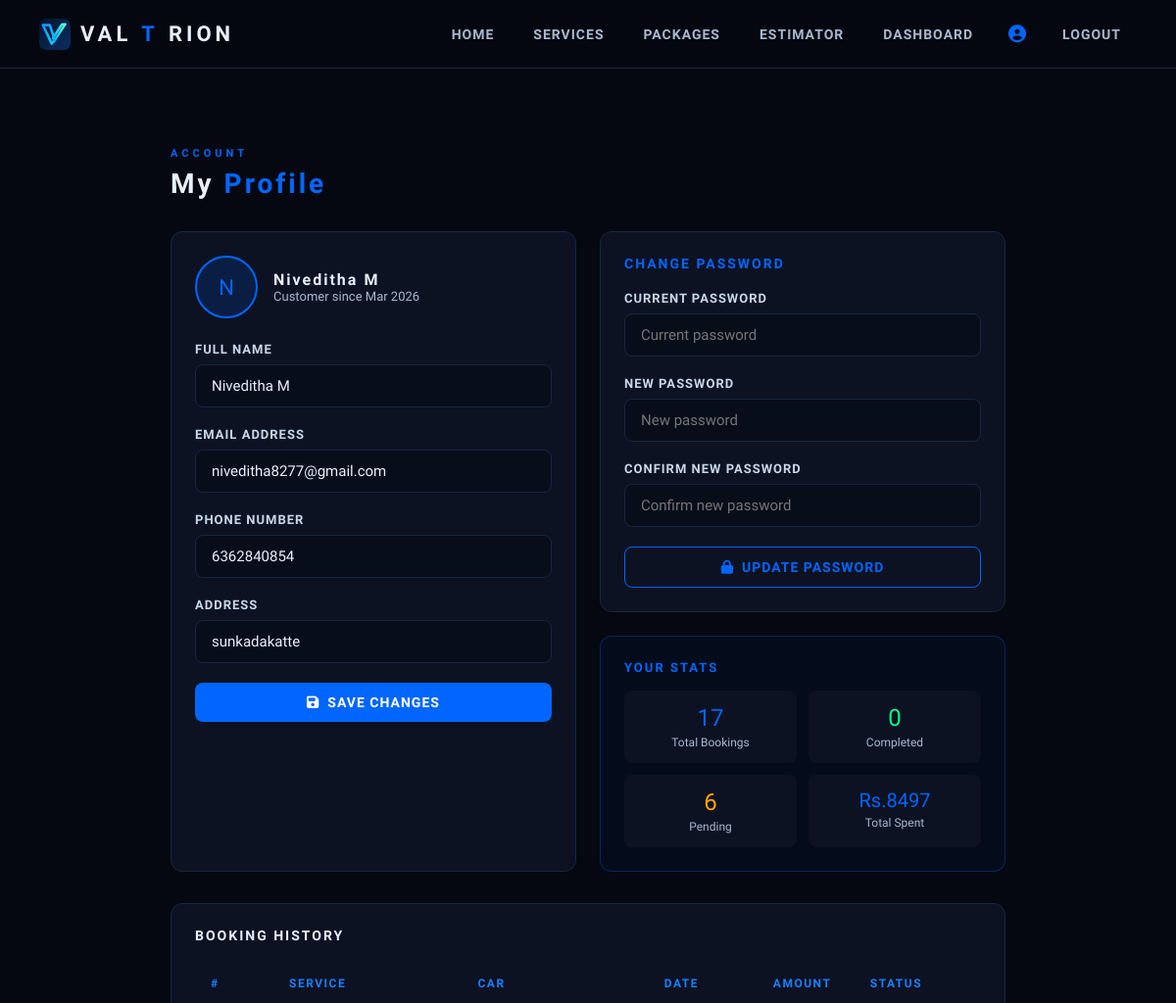
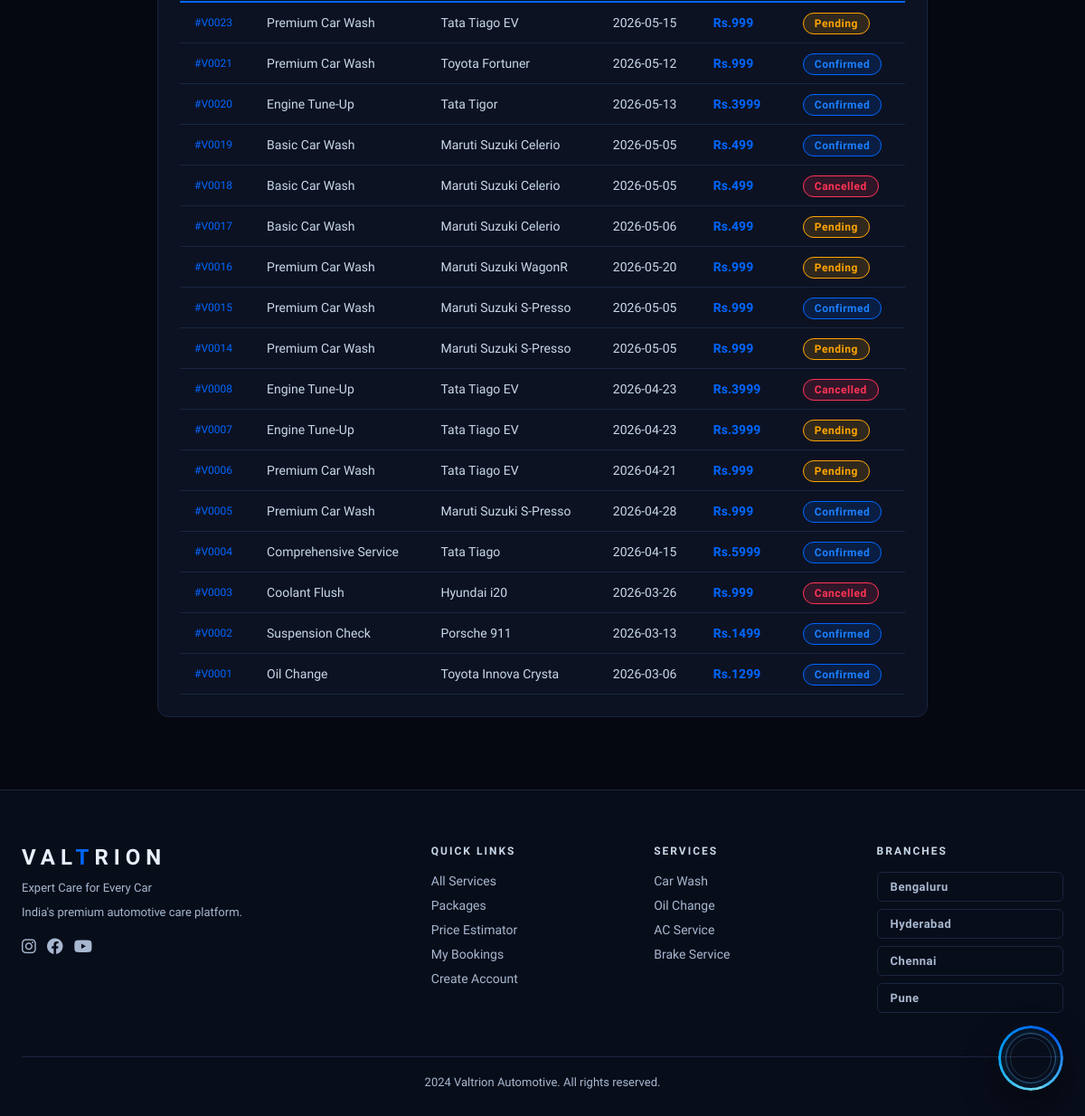
The page /profile (signed in) on the database its author committed (2 pictures, top to bottom).
### app/models.py (models this page shows)
class User(db.Model, UserMixin):
    id            = db.Column(db.Integer, primary_key=True)
    name          = db.Column(db.String(100), nullable=False)
    email         = db.Column(db.String(120), unique=True, nullable=False)
    phone         = db.Column(db.String(15), nullable=False)
    password      = db.Column(db.String(200), nullable=False)
    role          = db.Column(db.String(20), default='customer')
    address       = db.Column(db.String(300))
    created_at    = db.Column(db.DateTime, default=datetime.utcnow)
    bookings      = db.relationship('Booking', backref='customer', lazy=True)
    messages      = db.relationship('ChatMessage', backref='user_ref', lazy=True)

class Booking(db.Model):
    id               = db.Column(db.Integer, primary_key=True)
    user_id          = db.Column(db.Integer, db.ForeignKey('user.id'), nullable=False)
    service_id       = db.Column(db.Integer, db.ForeignKey('service.id'), nullable=False)
    mechanic_id      = db.Column(db.Integer, db.ForeignKey('mechanic.id'), nullable=True)
    customer_name    = db.Column(db.String(100))
    customer_phone   = db.Column(db.String(15))
    car_brand        = db.Column(db.String(50))
    car_model        = db.Column(db.String(50))
    car_number       = db.Column(db.String(20))
    fuel_type        = db.Column(db.String(20))
    pickup_address   = db.Column(db.String(200))
    preferred_date   = db.Column(db.String(50))
    status           = db.Column(db.String(30), default='Pending')
    total_amount     = db.Column(db.Float)
    payment_status   = db.Column(db.String(20), default='Unpaid')
    payment_method   = db.Column(db.String(30))
    payment_ref      = db.Column(db.String(100))
    created_at       = db.Column(db.DateTime, default=datetime.utcnow)
    service          = db.relationship('Service', backref='bookings')
    mechanic         = db.relationship('Mechanic', backref='bookings')

class Service(db.Model):
    id          = db.Column(db.Integer, primary_key=True)
    name        = db.Column(db.String(100), nullable=False)
    description = db.Column(db.Text)
    price       = db.Column(db.Float, nullable=False)
    duration    = db.Column(db.String(50))
    category    = db.Column(db.String(50))
    icon        = db.Column(db.String(100))
    is_active   = db.Column(db.Boolean, default=True)

### app/routes/profile.py (the view)
@profile.route('/profile')
@login_required
def view_profile():
    bookings = Booking.query.filter_by(user_id=current_user.id).order_by(Booking.created_at.desc()).all()
    return render_template('profile.html', user=current_user, bookings=bookings)

### app/models.py (called while the page is built)
@login_manager.user_loader
def load_user(user_id):
    return User.query.get(int(user_id))

### app/templates/profile.html (shortened to what this page needs)
{% extends 'base.html' %}
{% block content %}
<section class="section">
<div class="container" style="max-width:900px;">
    <div style="margin-bottom:32px;">
        <p class="section-label">ACCOUNT</p>
        <h2 class="section-title">My <span>Profile</span></h2>
    </div>
    <div style="display:grid;grid-template-columns:1fr 1fr;gap:24px;margin-bottom:32px;">
        <div class="card">
            <div style="display:flex;align-items:center;gap:16px;margin-bottom:24px;">
                <div style="width:64px;height:64px;background:rgba(0,102,255,0.15);border:2px solid var(--blue);border-radius:50%;display:flex;align-items:center;justify-content:center;font-family:'Orbitron';font-size:22px;color:var(--blue);">
                    {{ user.name[0].upper() }}
                </div>
                <div>
                    <h3 style="font-family:'Orbitron';font-size:16px;letter-spacing:2px;">{{ user.name }}</h3>
                    <p style="color:var(--silver);font-size:13px;">Customer since {{ user.created_at.strftime('%b %Y') }}</p>
                </div>
            </div>
            <div class="form-group">
                <label class="form-label">Full Name</label>
                <input type="text" id="p_name" class="form-control" value="{{ user.name }}">
            </div>
            <div class="form-group">
                <label class="form-label">Email Address</label>
                <input type="email" id="p_email" class="form-control" value="{{ user.email }}">
            </div>
            <div class="form-group">
                <label class="form-label">Phone Number</label>
                <input type="tel" id="p_phone" class="form-control" value="{{ user.phone }}">
            </div>
            <div class="form-group">
                <label class="form-label">Address</label>
                <input type="text" id="p_address" class="form-control" value="{{ user.address or '' }}" placeholder="Your home/office address">
            </div>
            <button class="btn btn-primary" style="width:100%;justify-content:center;" onclick="saveProfile()">
                <i class="fa fa-save"></i> Save Changes
            </button>
        </div>
        <div>
            <div class="card" style="margin-bottom:24px;">
                <h3 style="font-family:'Orbitron';font-size:14px;letter-spacing:2px;margin-bottom:20px;color:var(--blue);">CHANGE PASSWORD</h3>
                <div class="form-group">
                    <label class="form-label">Current Password</label>
                    <input type="password" id="p_cur" class="form-control" placeholder="Current password">
                </div>
                <div class="form-group">
                    <label class="form-label">New Password</label>
                    <input type="password" id="p_new" class="form-control" placeholder="New password">
                </div>
                <div class="form-group">
                    <label class="form-label">Confirm New Password</label>
                    <input type="password" id="p_cnf" class="form-control" placeholder="Confirm new password">
                </div>
                <button class="btn btn-outline" style="width:100%;justify-content:center;" onclick="changePassword()">
                    <i class="fa fa-lock"></i> Update Password
                </button>
            </div>
            <div class="card" style="background:rgba(0,102,255,0.05);border-color:rgba(0,102,255,0.3);">
                <h3 style="font-family:'Orbitron';font-size:13px;letter-spacing:2px;margin-bottom:16px;color:var(--blue);">YOUR STATS</h3>
                <div style="display:grid;grid-template-columns:1fr 1fr;gap:12px;">
                    <div style="text-align:center;padding:14px;background:var(--card);border-radius:8px;">
                        <div style="font-family:'Orbitron';font-size:24px;color:var(--blue);">{{ bookings|length }}</div>
                        <div style="color:var(--silver);font-size:12px;margin-top:4px;">Total Bookings</div>
                    </div>
                    <div style="text-align:center;padding:14px;background:var(--card);border-radius:8px;">
                        <div style="font-family:'Orbitron';font-size:24px;color:var(--green);">{{ bookings|selectattr('status','eq','Completed')|list|length }}</div>
                        <div style="color:var(--silver);font-size:12px;margin-top:4px;">Completed</div>
                    </div>
                    <div style="text-align:center;padding:14px;background:var(--card);border-radius:8px;">
                        <div style="font-family:'Orbitron';font-size:24px;color:orange;">{{ bookings|selectattr('status','eq','Pending')|list|length }}</div>
                        <div style="color:var(--silver);font-size:12px;margin-top:4px;">Pending</div>
                    </div>
                    <div style="text-align:center;padding:14px;background:var(--card);border-radius:8px;">
                        <div style="font-family:'Orbitron';font-size:20px;color:var(--blue);">Rs.{{ bookings|selectattr('payment_status','eq','Paid')|sum(attribute='total_amount')|int }}</div>
                        <div style="color:var(--silver);font-size:12px;margin-top:4px;">Total Spent</div>
                    </div>
                </div>
            </div>
        </div>
    </div>
    <div class="card">
        <h3 style="font-family:'Orbitron';font-size:14px;letter-spacing:2px;margin-bottom:20px;">BOOKING HISTORY</h3>
        {% if bookings %}
        <div style="overflow-x:auto;">
        <table class="vt">
            <thead><tr><th>#</th><th>Service</th><th>Car</th><th>Date</th><th>Amount</th><th>Status</th></tr></thead>
            <tbody>
            {% for b in bookings %}
            <tr>
                <td style="color:var(--blue);font-family:'Orbitron';font-size:12px;">#V{{ "%04d"|format(b.id) }}</td>
                <td>{{ b.service.name }}</td>
                <td>{{ b.car_brand }} {{ b.car_model }}</td>
                <td>{{ b.preferred_date[:10] if b.preferred_date else '-' }}</td>
                <td style="color:var(--blue);font-weight:700;">Rs.{{ b.total_amount|int }}</td>
                <td><span class="badge badge-{{ b.status.lower() }}">{{ b.status }}</span></td>
            </tr>
            {% endfor %}
            </tbody>
        </table>
        </div>
        {% else %}
        <p style="color:var(--silver);text-align:center;padding:20px;">No bookings yet. <a href="{{ url_for('main.services') }}" style="color:var(--blue);">Book a service</a></p>
        {% endif %}
    </div>
</div>
</section>
{% endblock %}

### app/templates/base.html (style rules this page uses)
:root { --black: #050810; --dark: #080d1a; --card: #0c1222; --border: #1a2540; --blue: #0066FF; --blue-bright: #1a7fff; --blue-glow: rgba(0,102,255,0.3); --silver: #a8b8d0; --silver-light: #c8d8e8; --white: #e8f0ff; --green: #00ff88; --red: #ff3355; }
* { margin:0; padding:0; box-sizing:border-box; }
html { scroll-behavior:smooth; }
body { background:var(--black); color:var(--white); font-family:'Rajdhani',sans-serif; font-size:16px; overflow-x:hidden; }
.btn { display:inline-flex; align-items:center; gap:8px; padding:12px 28px; border-radius:8px; font-family:'Rajdhani',sans-serif; font-weight:700; font-size:14px; letter-spacing:1px; text-transform:uppercase; cursor:pointer; border:none; transition:all 0.3s; text-decoration:none; }
.btn-primary { background:var(--blue); color:white; }
.btn-outline { background:transparent; color:var(--blue); border:1px solid var(--blue); }
.card { background:var(--card); border:1px solid var(--border); border-radius:12px; padding:24px; transition:all 0.3s; }
.section { padding:80px 0; }
.container { max-width:1200px; margin:0 auto; padding:0 24px; }
.section-title { font-family:'Orbitron',monospace; font-size:28px; font-weight:700; letter-spacing:3px; color:var(--white); margin-bottom:8px; }
.section-title span { color:var(--blue); }
.section-label { font-size:11px; letter-spacing:4px; color:var(--blue); text-transform:uppercase; font-weight:700; margin-bottom:8px; }
.form-group { margin-bottom:20px; }
.form-label { display:block; color:var(--silver-light); font-size:13px; font-weight:600; letter-spacing:1px; text-transform:uppercase; margin-bottom:8px; }
.form-control { width:100%; background:var(--dark); border:1px solid var(--border); border-radius:8px; padding:12px 16px; color:var(--white); font-family:'Rajdhani'; font-size:15px; transition:border 0.3s; }
.badge { padding:4px 12px; border-radius:20px; font-size:12px; font-weight:700; letter-spacing:0.5px; }
.badge-pending { background:rgba(255,165,0,0.15); color:orange; border:1px solid orange; }
.badge-confirmed { background:rgba(0,102,255,0.15); color:var(--blue-bright); border:1px solid var(--blue); }
.badge-cancelled { background:rgba(255,51,85,0.15); color:var(--red); border:1px solid var(--red); }
.vt { width:100%; border-collapse:collapse; }
.vt thead tr { border-bottom:2px solid var(--blue); }
.vt th { padding:14px 16px; text-align:left; font-size:12px; letter-spacing:1.5px; text-transform:uppercase; color:var(--blue-bright); font-weight:700; }
.vt td { padding:14px 16px; border-bottom:1px solid var(--border); font-size:14px; color:var(--silver-light); }

### rows shown on the page
User: name "N", name "Niveditha M", created_at "Mar 2026", email "niveditha8277@gmail.com", phone "6362840854", address "sunkadakatte"
Booking: id "0023", service.name "Premium Car Wash", car_brand "Tata", car_model "Tiago EV", preferred_date "2026-05-15", total_amount "999", status "Pending"
Booking: id "0021", service.name "Premium Car Wash", car_brand "Toyota", car_model "Fortuner", preferred_date "2026-05-12", total_amount "999", status "Confirmed"
Booking: id "0020", service.name "Engine Tune-Up", car_brand "Tata", car_model "Tigor", preferred_date "2026-05-13", total_amount "3999", status "Confirmed"
Booking: id "0019", service.name "Basic Car Wash", car_brand "Maruti Suzuki", car_model "Celerio", preferred_date "2026-05-05", total_amount "499", status "Confirmed"
Booking: id "0018", service.name "Basic Car Wash", car_brand "Maruti Suzuki", car_model "Celerio", preferred_date "2026-05-05", total_amount "499", status "Cancelled"
Booking: id "0017", service.name "Basic Car Wash", car_brand "Maruti Suzuki", car_model "Celerio", preferred_date "2026-05-06", total_amount "499", status "Pending"
Booking: id "0016", service.name "Premium Car Wash", car_brand "Maruti Suzuki", car_model "WagonR", preferred_date "2026-05-20", total_amount "999", status "Pending"
Booking: id "0015", service.name "Premium Car Wash", car_brand "Maruti Suzuki", car_model "S-Presso", preferred_date "2026-05-05", total_amount "999", status "Confirmed"
Booking: id "0014", service.name "Premium Car Wash", car_brand "Maruti Suzuki", car_model "S-Presso", preferred_date "2026-05-05", total_amount "999", status "Pending"
Booking: id "0008", service.name "Engine Tune-Up", car_brand "Tata", car_model "Tiago EV", preferred_date "2026-04-23", total_amount "3999", status "Cancelled"
Booking: id "0007", service.name "Engine Tune-Up", car_brand "Tata", car_model "Tiago EV", preferred_date "2026-04-23", total_amount "3999", status "Pending"
Booking: id "0006", service.name "Premium Car Wash", car_brand "Tata", car_model "Tiago EV", preferred_date "2026-04-21", total_amount "999", status "Pending"
Booking: id "0005", service.name "Premium Car Wash", car_brand "Maruti Suzuki", car_model "S-Presso", preferred_date "2026-04-28", total_amount "999", status "Confirmed"
Booking: id "0004", service.name "Comprehensive Service", car_brand "Tata", car_model "Tiago", preferred_date "2026-04-15", total_amount "5999", status "Confirmed"
Booking: id "0003", service.name "Coolant Flush", car_brand "Hyundai", car_model "i20", preferred_date "2026-03-26", total_amount "999", status "Cancelled"
Booking: id "0002", service.name "Suspension Check", car_brand "Porsche", car_model "911", preferred_date "2026-03-13", total_amount "1499", status "Confirmed"
Booking: id "0001", service.name "Oil Change", car_brand "Toyota", car_model "Innova Crysta", preferred_date "2026-03-06", total_amount "1299", status "Confirmed"

### other values the page prints
{{ bookings|length }} "17"
{{ bookings|selectattr('status','eq','Completed')|list|length }} "0"
{{ bookings|selectattr('status','eq','Pending')|list|length }} "6"
